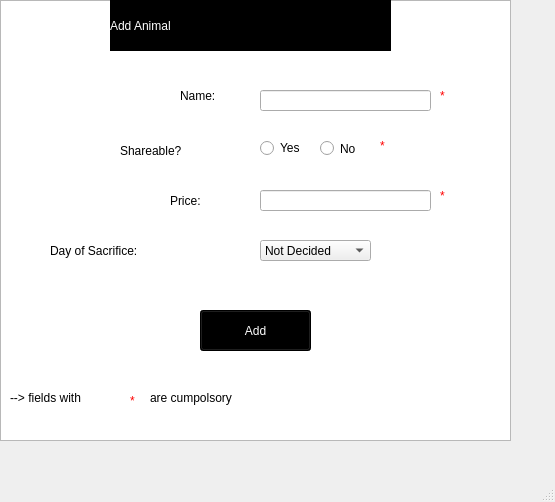
<?xml version="1.0" encoding="UTF-8"?>
<ui version="4.0">
 <class>AddAnimal_Form</class>
 <widget class="QMainWindow" name="AddAnimal_Form">
  <property name="geometry">
   <rect>
    <x>0</x>
    <y>0</y>
    <width>555</width>
    <height>502</height>
   </rect>
  </property>
  <property name="windowTitle">
   <string>Add Animal</string>
  </property>
  <widget class="QWidget" name="centralwidget">
   <widget class="QGraphicsView" name="graphicsView">
    <property name="geometry">
     <rect>
      <x>0</x>
      <y>0</y>
      <width>511</width>
      <height>441</height>
     </rect>
    </property>
    <property name="styleSheet">
     <string notr="true">background: url(G:/Final1/Image_AddAnimal.jpg) ;
background-repeat: no-repeat;</string>
    </property>
   </widget>
   <widget class="QLabel" name="label_12">
    <property name="geometry">
     <rect>
      <x>10</x>
      <y>390</y>
      <width>111</width>
      <height>16</height>
     </rect>
    </property>
    <property name="styleSheet">
     <string notr="true">font: 11pt &quot;MV Boli&quot;;</string>
    </property>
    <property name="text">
     <string>--&gt; fields with</string>
    </property>
   </widget>
   <widget class="QLabel" name="Title">
    <property name="geometry">
     <rect>
      <x>110</x>
      <y>0</y>
      <width>281</width>
      <height>51</height>
     </rect>
    </property>
    <property name="styleSheet">
     <string notr="true">font: 32pt &quot;Matura MT Script Capitals&quot;;
background-color:black;
color:white;</string>
    </property>
    <property name="text">
     <string>Add Animal</string>
    </property>
   </widget>
   <widget class="QLineEdit" name="Name">
    <property name="geometry">
     <rect>
      <x>260</x>
      <y>90</y>
      <width>171</width>
      <height>21</height>
     </rect>
    </property>
    <property name="styleSheet">
     <string notr="true">font: 75 12pt &quot;Kristen ITC&quot;;</string>
    </property>
   </widget>
   <widget class="QLineEdit" name="Price">
    <property name="geometry">
     <rect>
      <x>260</x>
      <y>190</y>
      <width>171</width>
      <height>21</height>
     </rect>
    </property>
    <property name="styleSheet">
     <string notr="true">font: 75 12pt &quot;Kristen ITC&quot;;</string>
    </property>
   </widget>
   <widget class="QLabel" name="label_2">
    <property name="geometry">
     <rect>
      <x>180</x>
      <y>80</y>
      <width>71</width>
      <height>31</height>
     </rect>
    </property>
    <property name="styleSheet">
     <string notr="true">font: 12pt &quot;Ravie&quot;;</string>
    </property>
    <property name="text">
     <string>Name: </string>
    </property>
   </widget>
   <widget class="QLabel" name="label_14">
    <property name="geometry">
     <rect>
      <x>150</x>
      <y>390</y>
      <width>111</width>
      <height>16</height>
     </rect>
    </property>
    <property name="styleSheet">
     <string notr="true">font: 11pt &quot;MV Boli&quot;;</string>
    </property>
    <property name="text">
     <string>are cumpolsory</string>
    </property>
   </widget>
   <widget class="QRadioButton" name="NO">
    <property name="geometry">
     <rect>
      <x>320</x>
      <y>140</y>
      <width>82</width>
      <height>17</height>
     </rect>
    </property>
    <property name="styleSheet">
     <string notr="true">font: 75 10pt &quot;Kristen ITC&quot;;</string>
    </property>
    <property name="text">
     <string>No</string>
    </property>
   </widget>
   <widget class="QLabel" name="label_17">
    <property name="geometry">
     <rect>
      <x>440</x>
      <y>180</y>
      <width>20</width>
      <height>31</height>
     </rect>
    </property>
    <property name="styleSheet">
     <string notr="true">font: 12pt &quot;Ravie&quot;;color:red;</string>
    </property>
    <property name="text">
     <string>*</string>
    </property>
   </widget>
   <widget class="QLabel" name="label_5">
    <property name="geometry">
     <rect>
      <x>120</x>
      <y>140</y>
      <width>131</width>
      <height>21</height>
     </rect>
    </property>
    <property name="styleSheet">
     <string notr="true">font: 12pt &quot;Ravie&quot;;</string>
    </property>
    <property name="text">
     <string>Shareable?</string>
    </property>
   </widget>
   <widget class="QRadioButton" name="YES">
    <property name="geometry">
     <rect>
      <x>260</x>
      <y>140</y>
      <width>51</width>
      <height>16</height>
     </rect>
    </property>
    <property name="styleSheet">
     <string notr="true">font: 75 10pt &quot;Kristen ITC&quot;;</string>
    </property>
    <property name="text">
     <string>Yes</string>
    </property>
   </widget>
   <widget class="QLabel" name="label_13">
    <property name="geometry">
     <rect>
      <x>130</x>
      <y>390</y>
      <width>20</width>
      <height>21</height>
     </rect>
    </property>
    <property name="styleSheet">
     <string notr="true">font: 12pt &quot;Ravie&quot;;color:red;</string>
    </property>
    <property name="text">
     <string>*</string>
    </property>
   </widget>
   <widget class="QComboBox" name="DayOfSacrifice">
    <property name="geometry">
     <rect>
      <x>260</x>
      <y>240</y>
      <width>111</width>
      <height>21</height>
     </rect>
    </property>
    <property name="styleSheet">
     <string notr="true">font: 75 10pt &quot;Kristen ITC&quot;;</string>
    </property>
    <item>
     <property name="text">
      <string>Not Decided</string>
     </property>
    </item>
    <item>
     <property name="text">
      <string>First</string>
     </property>
    </item>
    <item>
     <property name="text">
      <string>Second</string>
     </property>
    </item>
    <item>
     <property name="text">
      <string>Third</string>
     </property>
    </item>
   </widget>
   <widget class="QLabel" name="label_16">
    <property name="geometry">
     <rect>
      <x>440</x>
      <y>80</y>
      <width>20</width>
      <height>31</height>
     </rect>
    </property>
    <property name="styleSheet">
     <string notr="true">font: 12pt &quot;Ravie&quot;;color:red;</string>
    </property>
    <property name="text">
     <string>*</string>
    </property>
   </widget>
   <widget class="QPushButton" name="Submit">
    <property name="geometry">
     <rect>
      <x>200</x>
      <y>310</y>
      <width>111</width>
      <height>41</height>
     </rect>
    </property>
    <property name="styleSheet">
     <string notr="true">background-color:rgb(0,0,0);
font: 20pt &quot;Bauhaus 93&quot;;
color: rgb(255, 255, 255);</string>
    </property>
    <property name="text">
     <string>Add</string>
    </property>
   </widget>
   <widget class="QLabel" name="label_3">
    <property name="geometry">
     <rect>
      <x>50</x>
      <y>240</y>
      <width>191</width>
      <height>21</height>
     </rect>
    </property>
    <property name="styleSheet">
     <string notr="true">font: 12pt &quot;Ravie&quot;;</string>
    </property>
    <property name="text">
     <string>Day of Sacrifice:</string>
    </property>
   </widget>
   <widget class="QLabel" name="label_4">
    <property name="geometry">
     <rect>
      <x>170</x>
      <y>190</y>
      <width>71</width>
      <height>21</height>
     </rect>
    </property>
    <property name="styleSheet">
     <string notr="true">font: 12pt &quot;Ravie&quot;;</string>
    </property>
    <property name="text">
     <string>Price:</string>
    </property>
   </widget>
   <widget class="QLabel" name="label_18">
    <property name="geometry">
     <rect>
      <x>380</x>
      <y>130</y>
      <width>20</width>
      <height>31</height>
     </rect>
    </property>
    <property name="styleSheet">
     <string notr="true">font: 12pt &quot;Ravie&quot;;color:red;</string>
    </property>
    <property name="text">
     <string>*</string>
    </property>
   </widget>
  </widget>
  <widget class="QMenuBar" name="menubar">
   <property name="geometry">
    <rect>
     <x>0</x>
     <y>0</y>
     <width>555</width>
     <height>21</height>
    </rect>
   </property>
  </widget>
  <widget class="QStatusBar" name="statusbar"/>
 </widget>
 <resources/>
 <connections/>
</ui>
